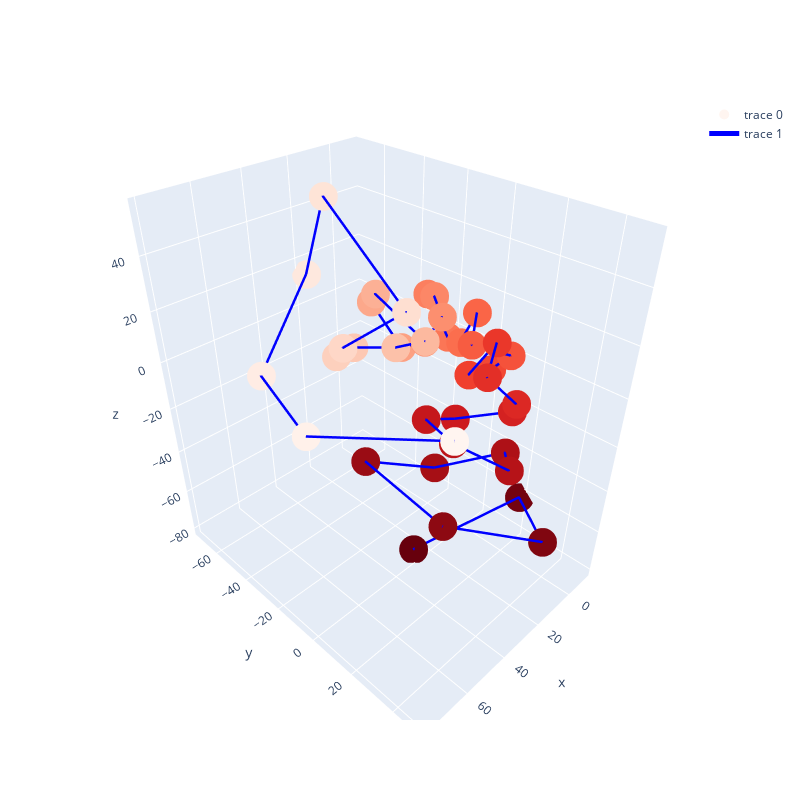

The cell this chart's notebook holds for it:
### Code cell
fig = go.Figure()
fig.add_trace(go.Scatter3d(x=fdg_points[:,0], y=fdg_points[:,1], z=fdg_points[:,2], mode='markers', marker=dict(size=10, color=[i for i in range(fdg_points.shape[0])], colorscale='Reds', opacity=1)))
fig.add_trace(go.Scatter3d(x=fdg_points[:,0], y=fdg_points[:,1], z=fdg_points[:,2], mode='lines', line=dict(color='blue', width=5)))


fig.update_layout(width=800, height=800)
